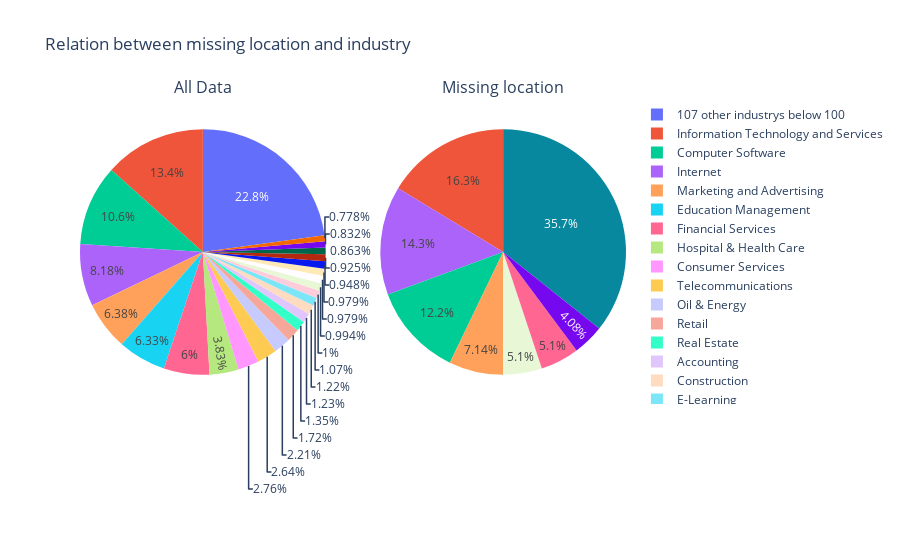

Notebook code for this chart:
### Code cell
plot_relation(all_industry, missing_industry, 'industry')

### Figure 1 — Plotly figure (JSON) as saved in the notebook; plotly's stock layout.template omitted (floating-point values rounded to 4 significant figures)
{"data": [{"domain": {"x": [0, 0.45], "y": [0, 1]}, "labels": ["Information Technology and Services", "Computer Software", "Internet", "Marketing and Advertising", "Education Management", "Financial Services", "Hospital & Health Care", "Consumer Services", "Telecommunications", "Oil & Energy", "Retail", "Real Estate", "Accounting", "Construction", "E-Learning", "Management Consulting", "Design", "Health, Wellness and Fitness", "Staffing and Recruiting", "Insurance", "Automotive", "Logistics and Supply Chain", "Human Resources", "Online Media", "107 other industrys below 100"], "type": "pie", "values": [1734, 1376, 1062, 828, 822, 779, 497, 358, 342, 287, 223, 175, 159, 158, 139, 130, 129, 127, 127, 123, 120, 112, 108, 101, 2961]}, {"domain": {"x": [0.55, 1], "y": [0, 1]}, "labels": ["Information Technology and Services", "Internet", "Computer Software", "Marketing and Advertising", "Design", "Financial Services", "Human Resources", "27 other industrys below 2"], "type": "pie", "values": [16, 14, 12, 7, 5, 5, 4, 35]}], "layout": {"annotations": [{"font": {"size": 16}, "showarrow": false, "text": "All Data", "x": 0.225, "xanchor": "center", "xref": "paper", "y": 1, "yanchor": "bottom", "yref": "paper"}, {"font": {"size": 16}, "showarrow": false, "text": "Missing location", "x": 0.775, "xanchor": "center", "xref": "paper", "y": 1, "yanchor": "bottom", "yref": "paper"}], "title": {"text": "Relation between missing location and industry"}}}
